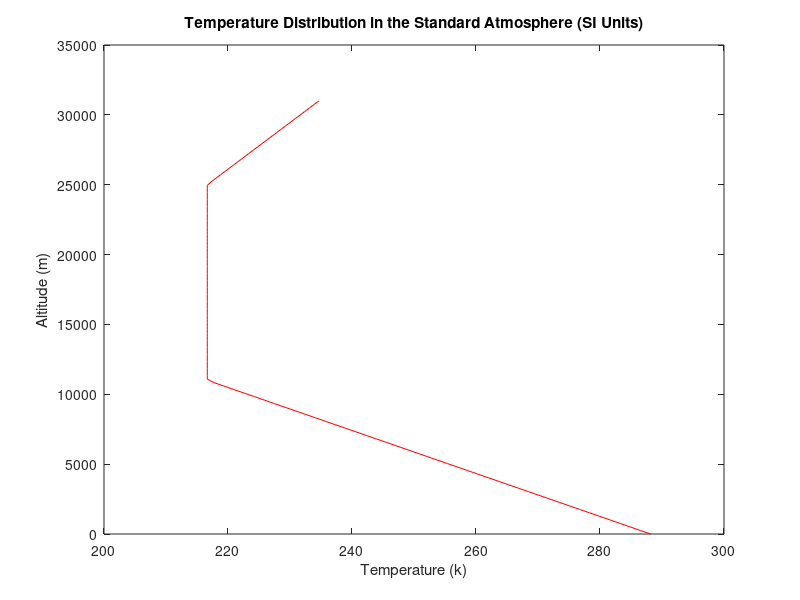
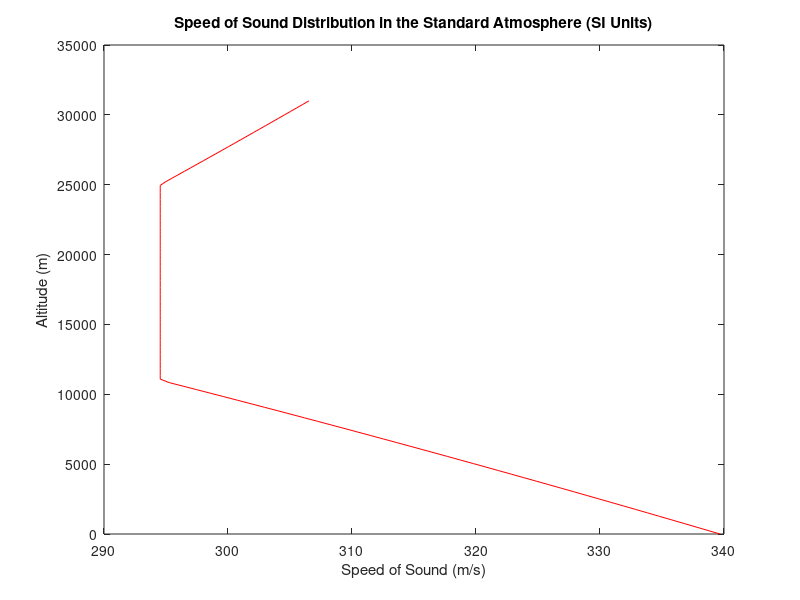
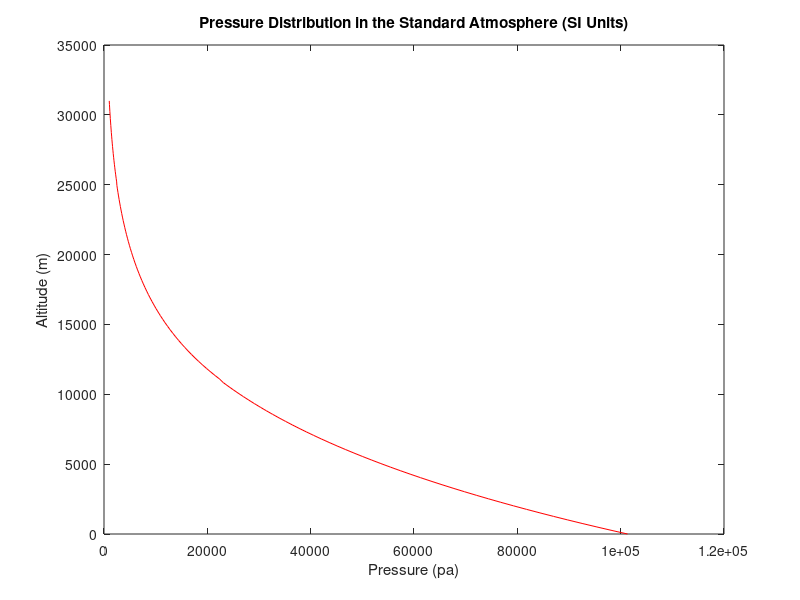
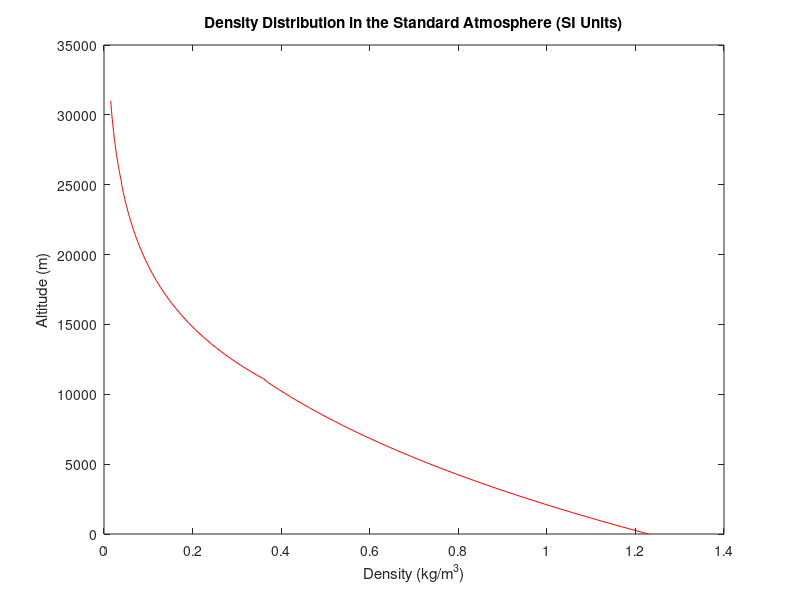

Write the MATLAB code that produced these figures, in order.
%AAE 251 Fall 2020
%Homework <Homework 1>
%standardAtmosphere.m
%Authors <Corey O'Brien (obrie187)>

%%%%%%%%%%%%%%%%%%%%%%%%%%%%%%%%%%%%%%%%%%%%%%%%%%%%%%%%%
% Constants and Definitions

Astart = 0;                 %start altitude (km)
Astop = 31;                 %stop altitude (km)
Astep = Astop / .25;        %number of altitude increments

altitudes = linspace(Astart,Astop,Astep); %generate list of altitudes

temperatures = zeros(1,Astep);     %generate lists for t,p,rho,s       
pressures = zeros(1,Astep);
densities = zeros(1,Astep);
speedsofsound = zeros(1,Astep);

Etemperatures = zeros(1,Astep);     %generate lists for engineering units       
Epressures = zeros(1,Astep);
Edensities = zeros(1,Astep);
Espeedsofsound = zeros(1,Astep);
Ealtitudes = zeros(1,Astep);
Ialtitudes = zeros(1,Astep);            %Needed for SI unit of length

R = .286;       %kj/kg/k
Gamma = 1.4;    %Dimensionless,
G = 9.81;        %m/s

pressure = 101325; %kpa

gradient = 1; %1 if altitude is in gradient, 0 if not
referenceA = 0; %reference altitude for gradient ranges
referenceP = 0; %reference pressure for gradient ranges
referenceR = 0; %reference density for gradient ranges
%%%%%%%%%%%%%%%%%%%%%%%%%%%%%%%%%%%%%%%%%%%%%%%%%%%%%%%%%

%loop through and first find the temperature for the altitude.
%then find if it is a gradient or isotherm
%find the pressure using the appropriate formula
%and calculate density using equation of state
for x = (1:Astep)
    
    altitude = altitudes(x);
    if(altitude >= 0 && altitude <= 11)     %troposphere
        temperature = 288.16 + altitude * -6.5;
        gradient = 1;
        
        referenceA = 0;             %km
        referenceP = 101325;        %pa
        referenceR = 1.225;         %kg/m^3
        referenceT = 288.16;        %K
        a = -6.5;
    end
    
    if(altitude > 11 && altitude <= 25)     %tropopause
        temperature = 216.66;
        gradient = 0;
        referenceA = 11;             %km
        referenceP = 22700;        %pa
        referenceT = temperature;        %K
    end
    
    if(altitude > 25)     %stratosphere
        temperature = 216.66 + (altitude - 25) * 3;
        gradient = 1;
        referenceA = 25;               %km
        referenceP = 2527.3;           %pa
        referenceR = 0.040639;         %kg/m^3
        referenceT = 216.66;           %k
        a = 3;
    end
    
    
    temperatures(x) = temperature;
    speedsofsound(x) = sqrt((Gamma * R * temperature) * 1000);
    
    if(gradient)
        pressures(x) = referenceP * (temperature / referenceT) ^ ((-G) / (a * R));
        
    else
        pressures(x) = referenceP * exp(-(G / (R * temperature)) * (altitude - referenceA));
    end
    
    densities(x) = pressures(x) / (R * temperatures(x) * 1000);    
    
    %%%%%%%%%%%%%%%%%%%
    %convert to english units
    %temp - K -> R
    %density - kg/m^3 -> slug/ft^3
    %pressure - pa -> lb/ft^2
    %speed of sound - m/s -> feet/s
    %altitude - km -> ft

    Etemperatures(x) = temperatures(x) * 1.8;
    Epressures(x) = pressures(x)* 0.020885434273039;
    Edensities(x) = densities(x) * 0.00194032;
    Espeedsofsound(x) = speedsofsound(x) * 3.28084;
    Ealtitudes(x) = altitudes(x) * 3280.84;
    Ialtitudes(x) = altitudes(x) * 1000;
        
end
%%%%%%%%%%%%%%%%%%%%%%%%%%%%%%%%%%%%%%%%%
% Plots - SI Units
figure();
figure(1);
plot(temperatures,Ialtitudes,'r');
title('Temperature Distribution in the Standard Atmosphere (SI Units)');
xlabel('Temperature (k)');
ylabel('Altitude (m)');

figure();
figure(2);
plot(speedsofsound,Ialtitudes,'r');
title('Speed of Sound Distribution in the Standard Atmosphere (SI Units)');
xlabel('Speed of Sound (m/s)');
ylabel('Altitude (m)');

figure();
figure(3);
plot(pressures,Ialtitudes,'r');
title('Pressure Distribution in the Standard Atmosphere (SI Units)');
xlabel('Pressure (pa)');
ylabel('Altitude (m)');

figure();
figure(4);
plot(densities,Ialtitudes,'r');
title('Density Distribution in the Standard Atmosphere (SI Units)');
xlabel('Density (kg/m^3)');
ylabel('Altitude (m)');

%%%%%%%%%%%%%%%%%%%%%%%%%%%%%%%%%%%%%%%%%
% Plots - English Engineering Units
figure();
figure(5);
plot(Edensities,Ealtitudes,'r');
title('Density Distribution in the Standard Atmosphere (English Engineering Units)');
xlabel('Density (slug/ft^3)');
ylabel('Altitude (ft)');

figure();
figure(6);
plot(Epressures,Ealtitudes,'r');
title('Pressure Distribution in the Standard Atmosphere (English Engineering Units)');
xlabel('Pressure (lb/ft^2)');
ylabel('Altitude (ft)');

figure();
figure(7);
plot(Etemperatures,Ealtitudes,'r');
title('Temperatures Distribution in the Standard Atmosphere (English Engineering Units)');
xlabel('Temperature (R)');
ylabel('Altitude (ft)');

figure();
figure(8);
plot(Espeedsofsound,Ealtitudes,'r');
title('Speed of Sound Distribution in the Standard Atmosphere (English Engineering Units)');
xlabel('Speed of Sound (ft/s)');
ylabel('Altitude (ft)');

